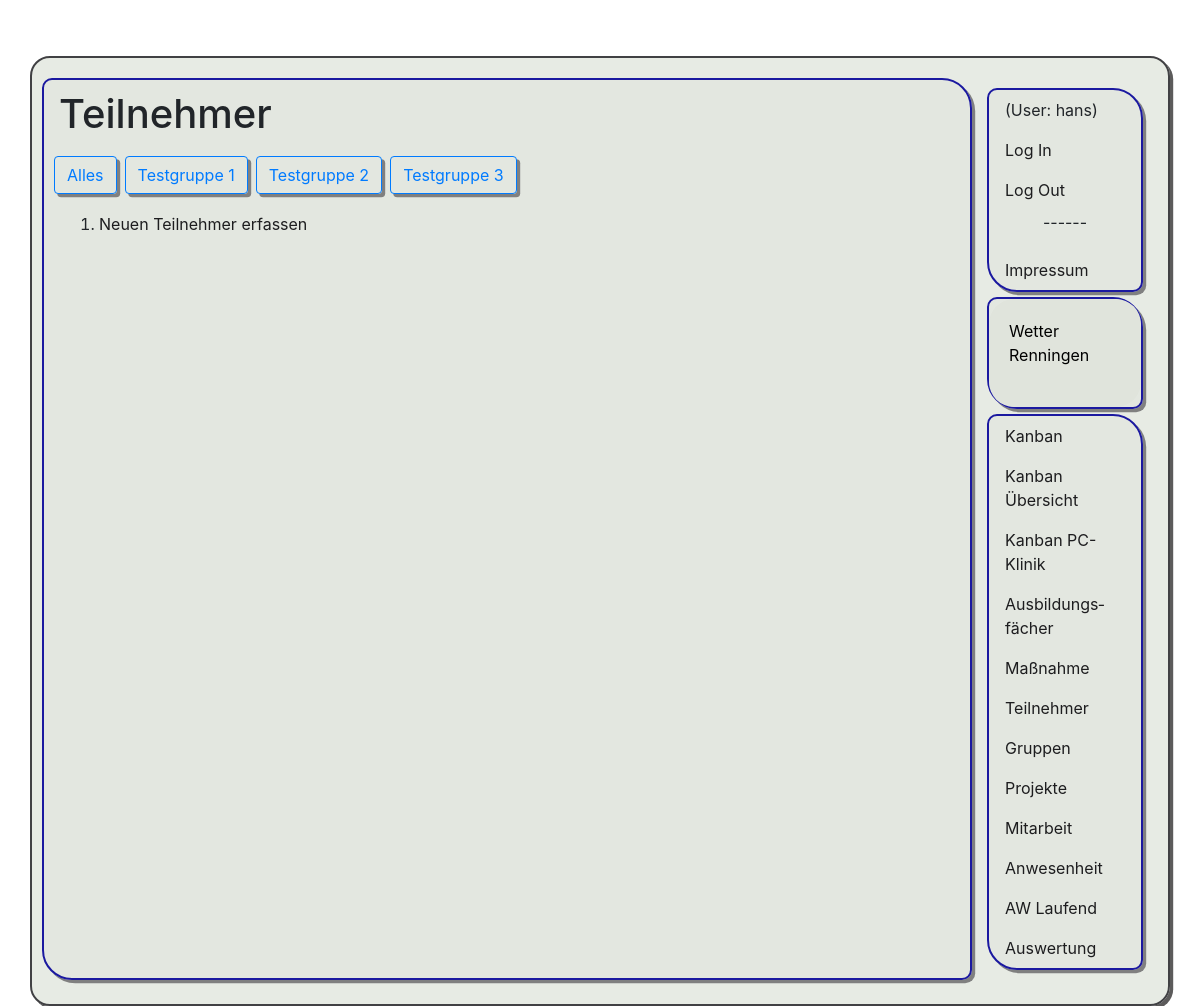
The page /pr1/tn/ (signed in) on the database as committed earlier.
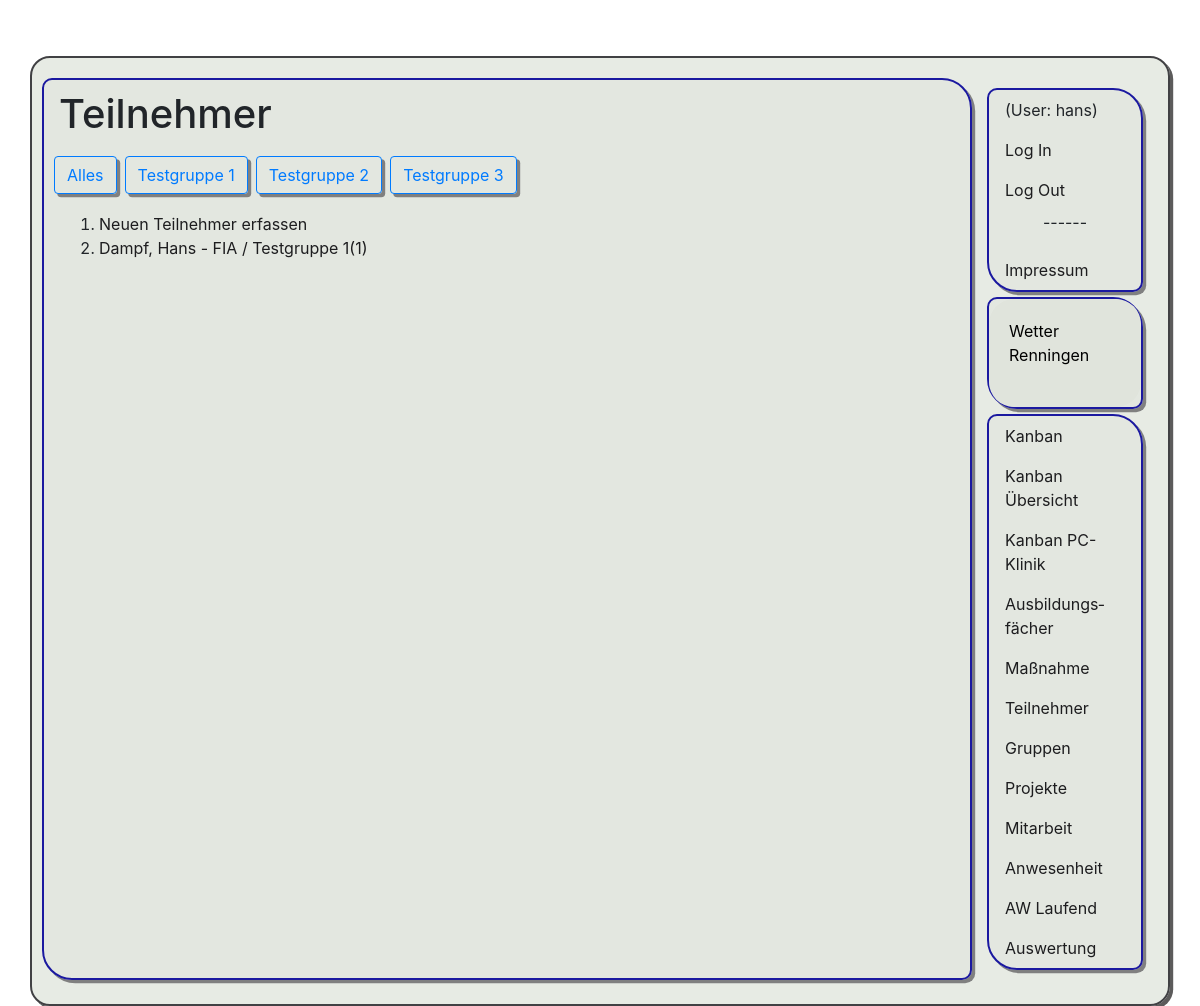
The same page on the database as committed later.
### app1/models.py (models this page shows, shortened)
class Gruppe(models.Model):
    name = models.CharField(max_length=50)
    aktiv = models.BooleanField(default=True)
    raum = models.ForeignKey(Raum, on_delete=models.CASCADE, null=True)
    def __str__(self):
        return self.name+ "("+str(self.id)+")"
    class Meta:
        ordering = ['name']
        verbose_name_plural = "Gruppen"

class Teilnehmer(models.Model):
    name = models.CharField(max_length=50)
    vorname = models.CharField(max_length=50)
    ausbildung = models.ForeignKey(Ausbildung, on_delete=models.CASCADE)
    gruppe = models.ForeignKey(Gruppe, on_delete=models.CASCADE, null=True)
    aktiv = models.BooleanField(default=True)
    email = models.CharField(max_length=255, blank=True)
    mobil = models.CharField(max_length=255, blank=True)
    def __str__(self):
        return self.name+", "+self.vorname+" - "+self.ausbildung.slug+" / "+str(self.gruppe)
    class Meta:
        ordering = ['name']
        verbose_name_plural = "Teilnehmer"

class Ausbildung(models.Model):
    name = models.CharField(max_length=50)
    slug = models.CharField(max_length=10, unique=True)
    aktiv = models.BooleanField(default=True)
    class Meta:
        ordering = ['slug']
        verbose_name_plural = "Ausbildungen"

### app1/views.py (the view)
# urls.py: path('tn/', views.tnAllg, name="tn"),
@permission_required('app1.view_teilnehmer')
def tnAllg(request):
    gruppe = Gruppe.objects.filter(aktiv=True).order_by("name")
    test = Teilnehmer.objects.filter(aktiv=True).order_by("name")
    return render(request, 'app1/list_tn.html', {'liste': test, 'gruppe': gruppe,
                                                 'gruppe_id': -1, })

### app1/templates/app1/list_tn.html
﻿{% extends 'app1/base.html' %}
{% block h1 %}
Teilnehmer
{% endblock h1 %}
{% block content %}
{% if gruppe %}
    <div class="row">
        <a href="/pr1/tn/" class="BereichBtn"> <button type="button" class="btn btn-outline-primary">Alles</button> </a>
        {% for item in gruppe %}
            <a href="/pr1/tn/lst/{{item.id}}" class="BereichBtn"> <button type="button" class="btn btn-outline-primary" {% if gruppe_id == item.id %} disabled {% endif%}>{{item.name}}</button> </a>
        {% endfor %}
    </div>
{% endif %}
<ol>
    <li><a href="/pr1/tn/neu">Neuen Teilnehmer erfassen</a></li>
    {% for zeile in liste %}
        <li><a href="/pr1/tn/{{zeile.id}}"> {{ zeile }}</a></li>
    {% endfor %}
</ol>
{% endblock content %}

Rows that differ between the two databases and show on the page:
added Teilnehmer: name+vorname+ausbildung "Dampf, Hans - FIA / Testgruppe 1(1)"
